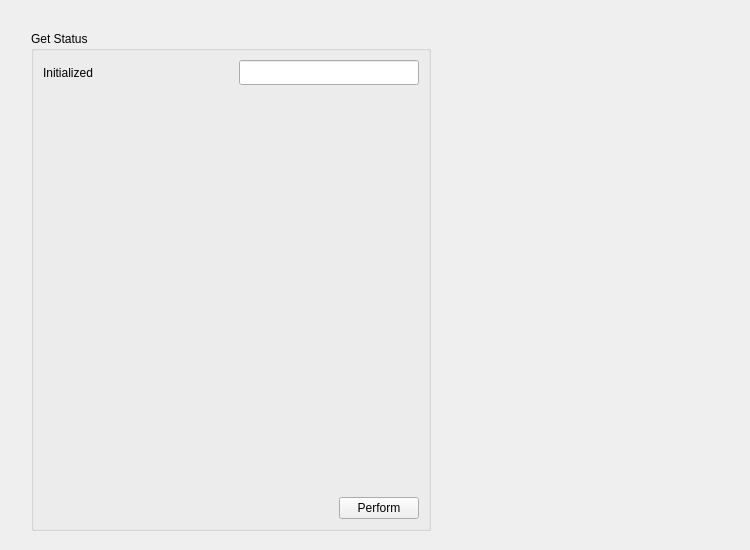
<?xml version="1.0" encoding="UTF-8"?>
<ui version="4.0">
 <class>ECVTGeneral</class>
 <widget class="QWidget" name="ECVTGeneral">
  <property name="geometry">
   <rect>
    <x>0</x>
    <y>0</y>
    <width>750</width>
    <height>550</height>
   </rect>
  </property>
  <property name="windowTitle">
   <string>Form</string>
  </property>
  <layout class="QGridLayout" name="gridLayout">
   <item row="0" column="0">
    <widget class="QStackedWidget" name="stackedWidget">
     <property name="currentIndex">
      <number>0</number>
     </property>
     <widget class="QWidget" name="page_0">
      <widget class="QGroupBox" name="EC4A_get_status_qgb">
       <property name="geometry">
        <rect>
         <x>20</x>
         <y>20</y>
         <width>400</width>
         <height>500</height>
        </rect>
       </property>
       <property name="title">
        <string>Get Status</string>
       </property>
       <layout class="QGridLayout" name="gridLayout_0">
        <item row="0" column="0">
         <layout class="QHBoxLayout">
          <item>
           <widget class ="QLabel" name="EC4A_get_status_init_flag_ptr_qlb" >
            <property name="text">
             <string>Initialized</string>
            </property>
           </widget>
          </item>
          <item>
           <spacer>
            <property name = "orientation">
             <enum>Qt::Horizontal</enum>
            </property>
            <property name = "sizeHint" stdset="0">
             <size>
              <width>40</width>
              <height>20</height>
             </size>
            </property>
           </spacer>
          </item>
         </layout>
        </item >
        <item row="0" column="1">
         <widget class="SMEE::StatusLine" name="EC4A_get_status_init_flag_ptr_qle">
          <property name="minimumSize">
           <size>
            <width>180</width>
            <height>25</height>
           </size>
          </property>
          <property name="maximumSize">
           <size>
            <width>180</width>
            <height>25</height>
           </size>
          </property>
          <property name="alignment">
           <set>Qt::AlignRight|Qt::AlignTrailing|Qt::AlignVCenter</set>
          </property>
         </widget>
        </item>
		<item row="1" column="0" colspan="2">
         <spacer name="verticalSpacer">
          <property name="orientation">
           <enum>Qt::Vertical</enum>
          </property>
          <property name="sizeHint" stdset="0">
           <size>
            <width>20</width>
            <height>40</height>
           </size>
          </property>
         </spacer>
        </item>
        <item row="2" column="0" colspan="2">
         <layout class="QGridLayout">
          <item row="0" column="0">
           <spacer>
            <property name="orientation">
             <enum>Qt::Horizontal</enum>
            </property>
            <property name="sizeHint" stdset="0">
             <size>
              <width>40</width>
              <height>20</height>
             </size>
            </property>
           </spacer>
          </item>
          <item row="0" column="1">
           <widget class="SMEE::PerformButton" name="EC4A_get_status_qpb">
            <property name="text">
             <string>Perform</string>
            </property>
           </widget>
          </item>
         </layout>
        </item>
       </layout>
      </widget>
     </widget>
     <widget class="QWidget" name="page_1">
      <widget class="QGroupBox" name="EC4A_get_sim_mode_qgb">
       <property name="geometry">
        <rect>
         <x>20</x>
         <y>20</y>
         <width>400</width>
         <height>500</height>
        </rect>
       </property>
       <property name="title">
        <string>Mode</string>
       </property>
       <layout class="QGridLayout" name="gridLayout_1">
        <item row="0" column="0">
         <layout class="QHBoxLayout">
          <item>
           <widget class ="QLabel" name="EC4A_get_sim_mode_sim_mode_ptr_qlb" >
            <property name="text">
             <string>Simulation Mode</string>
            </property>
           </widget>
          </item>
          <item>
           <spacer>
            <property name = "orientation">
             <enum>Qt::Horizontal</enum>
            </property>
            <property name = "sizeHint" stdset="0">
             <size>
              <width>40</width>
              <height>20</height>
             </size>
            </property>
           </spacer>
          </item>
         </layout>
        </item >
        <item row="0" column="1">
         <widget class="SMEE::StatusLine" name="EC4A_get_sim_mode_sim_mode_ptr_qle">
          <property name="minimumSize">
           <size>
            <width>180</width>
            <height>25</height>
           </size>
          </property>
          <property name="maximumSize">
           <size>
            <width>180</width>
            <height>25</height>
           </size>
          </property>
          <property name="alignment">
           <set>Qt::AlignRight|Qt::AlignTrailing|Qt::AlignVCenter</set>
          </property>
         </widget>
        </item>
		<item row="1" column="0" colspan="2">
         <spacer name="verticalSpacer">
          <property name="orientation">
           <enum>Qt::Vertical</enum>
          </property>
          <property name="sizeHint" stdset="0">
           <size>
            <width>20</width>
            <height>40</height>
           </size>
          </property>
         </spacer>
        </item>
        <item row="2" column="0" colspan="2">
         <layout class="QGridLayout">
          <item row="0" column="0">
           <spacer>
            <property name="orientation">
             <enum>Qt::Horizontal</enum>
            </property>
            <property name="sizeHint" stdset="0">
             <size>
              <width>40</width>
              <height>20</height>
             </size>
            </property>
           </spacer>
          </item>
          <item row="0" column="1">
           <widget class="SMEE::PerformButton" name="EC4A_get_sim_mode_qpb">
            <property name="text">
             <string>Perform</string>
            </property>
           </widget>
          </item>
         </layout>
        </item>
       </layout>
      </widget>
     </widget>
     <widget class="QWidget" name="page_2">
      <widget class="QGroupBox" name="EC4A_set_sim_mode_qgb">
       <property name="geometry">
        <rect>
         <x>20</x>
         <y>20</y>
         <width>400</width>
         <height>500</height>
        </rect>
       </property>
       <property name="title">
        <string>Mode</string>
       </property>
       <layout class="QGridLayout" name="gridLayout_2">
        <item row="0" column="0">
         <layout class="QHBoxLayout">
          <item>
           <widget class ="QLabel" name="EC4A_set_sim_mode_sim_mode_qlb" >
            <property name="text">
             <string>Simulation Mode</string>
            </property>
           </widget>
          </item>
          <item>
           <spacer>
            <property name = "orientation">
             <enum>Qt::Horizontal</enum>
            </property>
            <property name = "sizeHint" stdset="0">
             <size>
              <width>40</width>
              <height>20</height>
             </size>
            </property>
           </spacer>
          </item>
         </layout>
        </item >
        <item row="0" column="1">
         <widget class="SMEE::ComboBox" name="EC4A_set_sim_mode_sim_mode_qcb">
          <property name="layoutDirection">
           <enum>Qt::LeftToRight</enum>
          </property>
          <property name="text" stdset="0">
           <string>ComboBox</string>
          </property>
          <item>
           <property name="text">
            <string>Disabled</string>
           </property>
          </item>
          <item>
           <property name="text">
            <string>Mode 1</string>
           </property>
          </item>
          <item>
           <property name="text">
            <string>Mode 2</string>
           </property>
          </item>
          <item>
           <property name="text">
            <string>Mode 3</string>
           </property>
          </item>
          <item>
           <property name="text">
            <string>Mode 4</string>
           </property>
          </item>
         </widget>
        </item>
		<item row="1" column="0" colspan="2">
         <spacer name="verticalSpacer">
          <property name="orientation">
           <enum>Qt::Vertical</enum>
          </property>
          <property name="sizeHint" stdset="0">
           <size>
            <width>20</width>
            <height>40</height>
           </size>
          </property>
         </spacer>
        </item>
        <item row="2" column="0" colspan="2">
         <layout class="QGridLayout">
          <item row="0" column="0">
           <spacer>
            <property name="orientation">
             <enum>Qt::Horizontal</enum>
            </property>
            <property name="sizeHint" stdset="0">
             <size>
              <width>40</width>
              <height>20</height>
             </size>
            </property>
           </spacer>
          </item>
          <item row="0" column="1">
           <widget class="SMEE::PerformButton" name="EC4A_set_sim_mode_qpb">
            <property name="text">
             <string>Perform</string>
            </property>
           </widget>
          </item>
         </layout>
        </item>
       </layout>
      </widget>
     </widget>
    </widget>
   </item>
  </layout>
 </widget>
 <customwidgets>
  <customwidget>
   <class>SMEE::Button</class>
   <extends>QPushButton</extends>
   <header>Button.h</header>
  </customwidget>
  <customwidget>
   <class>SMEE::ComboBox</class>
   <extends>QComboBox</extends>
   <header>ComboBox.h</header>
  </customwidget>
  <customwidget>
   <class>SMEE::LineEdit</class>
   <extends>QLineEdit</extends>
   <header>LineEdit.h</header>
  </customwidget>
  <customwidget>
   <class>SMEE::PerformButton</class>
   <extends>SMEE::Button</extends>
   <header>PerformButton.h</header>
  </customwidget>
  <customwidget>
   <class>SMEE::StatusLine</class>
   <extends>SMEE::LineEdit</extends>
   <header>StatusLine.h</header>
  </customwidget>
 </customwidgets>
 <resources/>
 <connections/>
</ui>
